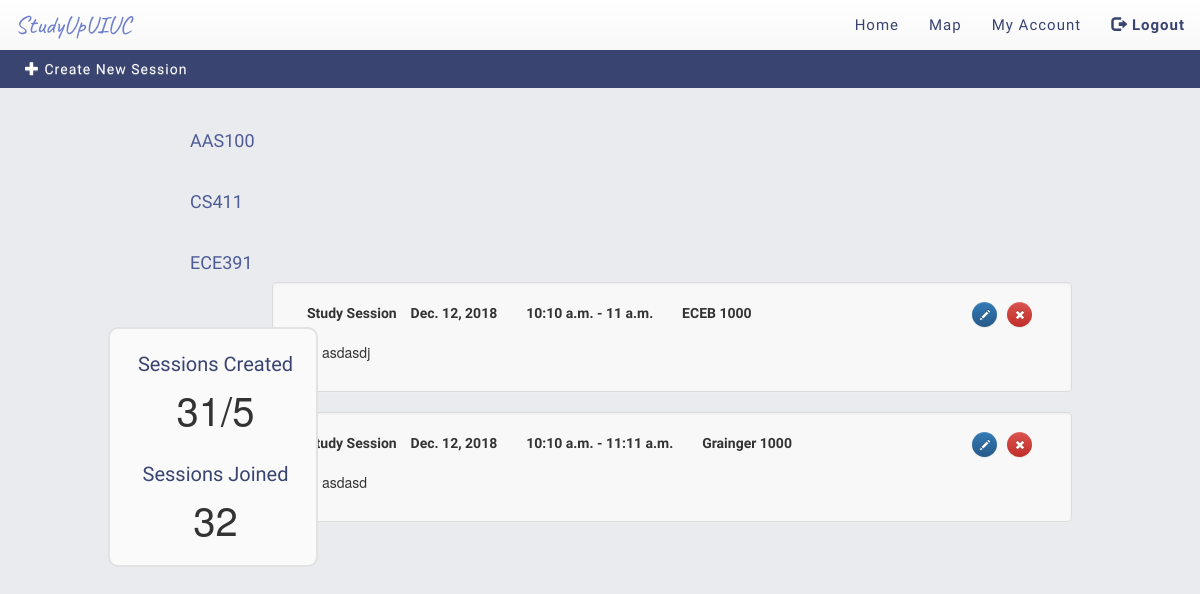
/ (signed in), run on the app's committed database.
### home/models.py (models this page shows)
class StudySession(models.Model):
    start_time = models.TimeField()
    end_time = models.TimeField()
    date = models.DateField()
    building = models.TextField()
    room_number = models.PositiveSmallIntegerField()
    description = models.TextField()
    seshID = models.UUIDField(primary_key=True, default=uuid.uuid4, editable=False)

### home/views.py (the view, shortened to what this page needs)
# urls.py: path('', HomeView.as_view(), name='home'),
class HomeView(TemplateView):
    template_name = "home/homepage.html"
    def get(self, request):
        cursor = connection.cursor()
        cursor.execute("SELECT      home_studysession.start_time, \
                                    home_studysession.end_time, \
                                    home_studysession.date, \
                                    home_studysession.building, \
                                    home_studysession.room_number, \
                                    home_studysession.description, \
                                    home_studysession.seshID, \
                                    home_classes.class_code, \
                                    home_classes.class_name \
                        FROM        accounts_enrolledin, \
                                    home_classes, \
                                    home_classofsession, \
                                    home_studysession \
                        WHERE       accounts_enrolledin.netID = %s AND \
                                    accounts_enrolledin.class_code = home_classes.class_code AND \
                                    home_classes.class_code = home_classofsession.class_code AND \
                                    home_classofsession.seshID = home_studysession.seshID \
                        ORDER BY    date(home_studysession.date), \
                                    time(home_studysession.start_time), \
                                    time(home_studysession.end_time), \
                                    home_studysession.building, \
                                    home_studysession.room_number", [str(request.user)])
        sessions_arr = cursor.fetchall()
        sessions = []
        count = 0;
        for i in range(len(sessions_arr)):
            if(sessions_arr[i] is None):
                continue;
            if(datetime.now().date() < sessions_arr[i][2]) or ((datetime.now().date() == sessions_arr[i][2]) and (datetime.now().time() < sessions_arr[i][1])):
                sessions.append({})
                sessions[count]['start_time'] = sessions_arr[i][0]
                sessions[count]['end_time'] = sessions_arr[i][1]
                sessions[count]['date'] = sessions_arr[i][2]
                sessions[count]['building'] = sessions_arr[i][3]
                sessions[count]['room_number'] = sessions_arr[i][4]
                hasData = False
                for j in range(len(sessions_arr[i][5])):
                    if sessions_arr[i][5][j] != " ":
                        hasData = True
                        break
                if hasData:
                    sessions[count]['description'] = sessions_arr[i][5]
                else:
                    sessions[count]['description'] = ""
                sessions[count]['seshID'] = sessions_arr[i][6]
                sessions[count]['class_code'] = sessions_arr[i][7]
                sessions[count]['class_name'] = sessions_arr[i][8]
                count+=1
        cursor.execute("SELECT      home_sessionhas.is_owner, \
                                    home_studysession.seshID \
                        FROM        accounts_enrolledin, \
                                    home_classes, \
                                    home_classofsession, \
                                    home_studysession, \
                                    home_sessionhas \
                        WHERE       accounts_enrolledin.netID = %s AND \
                                    home_sessionhas.netID = accounts_enrolledin.netID AND \
                                    accounts_enrolledin.class_code = home_classes.class_code AND \
                                    home_classes.class_code = home_classofsession.class_code AND \
                                    home_classofsession.seshID = home_studysession.seshID AND \
                                    home_classofsession.seshID = home_sessionhas.seshID", [str(request.user)])
        sessions_arr = cursor.fetchall()
        for i in range(len(sessions)):
            sessions[i]['is_owner'] = 0
            sessions[i]['is_joined'] = 0
        for i in range(len(sessions_arr)):
            for j in range(len(sessions)):
                if(sessions[j]['seshID'] == sessions_arr[i][1]):
                    sessions[j]['is_owner'] = sessions_arr[i][0]
                    sessions[j]['is_joined'] = 1
        cursor.execute("SELECT DISTINCT  accounts_enrolledin.class_code \
                        FROM             accounts_enrolledin \
                        WHERE            %s = accounts_enrolledin.netID AND \
                                         accounts_enrolledin.class_code IN( \
                                            SELECT DISTINCT home_classofsession.class_code \
                                            FROM home_studysession, home_classofsession \
                                            WHERE home_studysession.seshID = home_classofsession.seshID)", [str(request.user)])
        enrolledin_empty_arr = cursor.fetchall()
        enrolledin_empty = []
        for i in range(len(enrolledin_empty_arr)):
            enrolledin_empty.append(enrolledin_empty_arr[i][0])
        cursor.execute("SELECT DISTINCT  accounts_enrolledin.class_code \
                        FROM             accounts_enrolledin, \
                                         home_classes \
                        WHERE            accounts_enrolledin.netID = %s", [str(request.user)])
        enrolledin_arr = cursor.fetchall()
        enrolledin = []
        for i in range(len(enrolledin_arr)):
            enrolledin.append({})
            enrolledin[i]['class_code'] = enrolledin_arr[i][0]
            if(enrolledin[i]['class_code'] in enrolledin_empty):
                enrolledin[i]['class_empty'] = False
            else:
                enrolledin[i]['class_empty'] = True
        cursor.execute("SELECT COUNT     (DISTINCT home_studysession.seshID) \
                        FROM             home_studysession, \
                                         home_sessionhas \
                        WHERE            %s = home_sessionhas.netID AND \
                                         home_studysession.seshID = home_sessionhas.seshID", [str(request.user)])
        sessions_joined_arr = cursor.fetchall()
        sessions_joined = 0
        sessions_joined = sessions_joined_arr[0][0]
        cursor.execute("SELECT COUNT     (DISTINCT home_studysession.seshID) \
                        FROM             home_studysession, \
                                         home_sessionhas \
                        WHERE            %s = home_sessionhas.netID AND \
                                         home_studysession.seshID = home_sessionhas.seshID AND \
                                         %s = home_sessionhas.is_owner", [str(request.user), True])
        sessions_created_arr = cursor.fetchall()
        sessions_created = 0
        sessions_created = sessions_created_arr[0][0]
        connection.close()
        args = {'sessions': sessions, 'enrolledin': enrolledin, 'sessions_joined': sessions_joined, 'sessions_created': sessions_created}
        return render(request, self.template_name, args)

### home/templates/home/homepage.html (shortened to what this page needs)
{% extends 'base.html' %}
{% block body %}
<nav class="navbar navbar-custom navbar-fixed-top" >
      <ul class="nav navbar-nav">
        <li><a href="{% url 'home:new_session' %}"><span class="glyphicon glyphicon-plus"></span> Create New Session</span> </a></li>
      </ul>
</nav>
<div id="floating_key">
  <div class="sidebar_header">Sessions Created</div>
  <div class="sidebar_text">{{sessions_created}}/5</div>
  <div class="sidebar_header">Sessions Joined</div>
  <div class="sidebar_text" id="joined_value" value="{{sessions_joined}}">{{sessions_joined}}</div>
</div>
<div id="main">
    <br><br>
    <div class="container">
            <div class="container" style="width: 850px;">
                {% for classes in enrolledin %}
                <br>
                <h4><a href="#{{ classes.class_code }}Content" class = "myLink classheaders" data-toggle="collapse">{{ classes.class_code }}</a></h4>
                <div id="{{ classes.class_code }}Content" class="collapse in">
                    {% if classes.class_empty %}
                      <h4 class="no_sesh"> There are no scheduled Study Sessions for this class.</h2>
                    {% else %}
                      {% for session in sessions %}
                      {% if session.class_code == classes.class_code %}
                      <div class="well">
                            <div class="col-md-10 col-md-offset-0" style="float: left;">
                              <span class="sessionLabel" style="margin-right: 10px;"><label>Study Session</label></span>
                              <span class="sessionLabel"><label>{{ session.date }}</label></span>
                              <span class="sessionLabel"><label>{{ session.start_time }} - {{ session.end_time }}</label></span>
                              <span class="sessionLabel"><label>{{ session.building }} {{ session.room_number }}</label></span>
                            </div>
                              {% if session.is_owner == 1 %}
                              <div class="col-md-2 col-md-offset-0" style="float: right;">
                              <form method="post">
                                  <button class="btn btn-danger a-btn-slide-text btn-space pull-right btn-primary btn-xs editanddeletebtn" name="delete" type="submit" value="{{session.seshID}}" style="margin-right: 24px;">
                                     <span class="glyphicon glyphicon-remove" style="vertical-align: -1px; margin-left: 1px;" aria-hidden="true"></span>
                                  </button>
                              </form>
                              <form method="post" value="{{session.seshID}}">
                                  <button class="btn btn-primary a-btn-slide-text btn-space pull-right btn-primary btn-xs editanddeletebtn" id='btnedit{{session.seshID}}' name="edit" type="submit" value="{{session.seshID}}">
                                     <span class="glyphicon glyphicon-pencil" style="vertical-align: -1px; margin-left: 1px;" aria-hidden="true"></span>
                                  </button>
                              </form>
                              </div>
                              <br>
                              {% endif %}
                          <br>
                          <div class="container">
                            <div class="col-md-6 col-md-offset-0" style="float: left;">
                              {% if session.description == "" %}
                                <i>No Description</i>
                              {% else %}
                                <p>{{ session.description }}</p>
                              {% endif %}
                            </div>
                          </div>
                      </div>
                    {% endif %}
                    {% endfor %}
                  {% endif %}
                </div>
                {% endfor %}
            </div>
    </div>
</div>
{% endblock %}

### accounts/templates/base.html (shortened to what this page needs)
<!DOCTYPE html>
<html lang="en">
  <head>
    <link rel="stylesheet" href="//maxcdn.bootstrapcdn.com/bootstrap/3.3.7/css/bootstrap.min.css">
    <link rel="stylesheet" href="//maxcdn.bootstrapcdn.com/bootstrap/3.3.7/css/bootstrap-theme.min.css">
      <link rel="stylesheet" href="//code.jquery.com/ui/1.12.1/themes/base/jquery-ui.css">
      <link rel="stylesheet" type="text/css" href="https://rawgit.com/jonthornton/jquery-timepicker/master/jquery.timepicker.min.css">
      <link rel="stylesheet" href="//cdnjs.cloudflare.com/ajax/libs/chosen/1.8.5/chosen.min.css">
      <link rel="stylesheet" href="https://cdnjs.cloudflare.com/ajax/libs/bootstrap-select/1.12.4/css/bootstrap-select.min.css">
  </head>
  <body>
    <nav class="navbar navbar-default navbar-fixed-top" >
      <div class="container-fluid">
        <div class="navbar-header">
          <a class="navbar-brand" href="{% url 'home:home' %}">StudyUpUIUC</a>
        </div>
        <div class="navbar-collapse collapse" id="myNavbar">
          <ul class="nav navbar-nav navbar-right">
            <li><a href="{% url 'home:home' %}">Home</a>
            <li><a href="{% url 'map:map' %}">Map</a>
            {% if user.is_authenticated %}
            <li><a href="{% url 'accounts:profile' %}">My Account</a></li>
            <li><a href="{% url 'accounts:logout' %}"><span class="glyphicon glyphicon-log-out logout"></span> <strong>Logout</strong></a></li>
            {% else %}
            <li><a href="{% url 'accounts:register' %}">Register</a></li>
            <li><a href="{% url 'accounts:login' %}"><span class="glyphicon glyphicon-log-in"></span> <strong>Login</strong></a></li>
            {% endif %}
          </ul>
        </div>
      </div>
    </nav>
    {% block body %}
    {% endblock %}
  </body>
</html>

### accounts/templates/base.html (style rules this page uses)
body { background-color: #E9EBEE; margin-top: 50px; }
.navbar-default { border:0px; }
.navbar-default .navbar-brand { font-family: 'Caveat'; color: #6D7FCC; font-size: 25px; }
.navbar.navbar-default .navbar-nav > li > a { color: #3a4470; font-family: 'Viga'; letter-spacing: 1px; font-size: 15px; }

### home/templates/home/homepage.html (style rules this page uses)
.btn-space { margin-right: 10px; }
.myLink, .myLink:hover, .myLink:active, .myLink:visited, .myLink:focus { text-decoration:none; }
#main { height:100%; overflow:auto; }
.sessionLabel { margin-right: 25px; }
.classheaders { font-family: 'Jua'; color: #4e5b96; }
.editanddeletebtn { min-width: 25px; max-width: 25px; min-height: 25px; font-size: 10px; max-height: 20px; border: 0 none; border-radius:24px; }
.well { background: #F8F8F8; max-width: 800px; min-width: 800px; padding-right: 0px; margin-left:10%; }
label { font-family: "Overlock"; }
.navbar-custom { background-color: #3a4470; min-height: 38px; max-height: 38px; border-radius: 0px; border: 0px; margin-top: 50px; }
.navbar.navbar-custom .navbar-nav > li > a { margin-left: 10px; font-family: 'Jua'; padding-top: 5px; margin-top: 4px; min-height: 30px; max-height: 30px; color: #FFFFFF; background-color: #3a4470; letter-spacing: 1px; border-radius: 5px; }
#floating_key { position: fixed; top: 38%; left: 9%; z-index: 5; background-color: #FAFAFA; border: 2px solid #e2e2e2; border-radius: 10px; padding: 5px; text-align: center; line-height: 30px; padding-left: 10px; min-width: 210px; max-width: 210px; min-height: 240px; max-height: 240px; }
.sidebar_header { font-family: 'Coustard'; color: #3a4470; font-size: 20px; text-align: center; margin-top: 15px; margin-bottom: 5px; }
.sidebar_text { font-size: 40px; margin-top: 15px; margin-bottom: 35px; }
html, body { height:100%; margin-top:30px; padding: 0; }

### data on the page
StudySession: date "Dec. 12, 2018", start_time "10:10 a.m.", end_time "11 a.m.", building "ECEB", room_number "1000", description "asdasdj"
StudySession: date "Dec. 12, 2018", start_time "10:10 a.m.", end_time "11:11 a.m.", building "Grainger", room_number "1000", description "asdasd"

### other printed values
{{ sessions_created }} "31"
{{ sessions_joined }} "32"
{{ classes.class_code }} "AAS100" "CS411" "ECE391"
